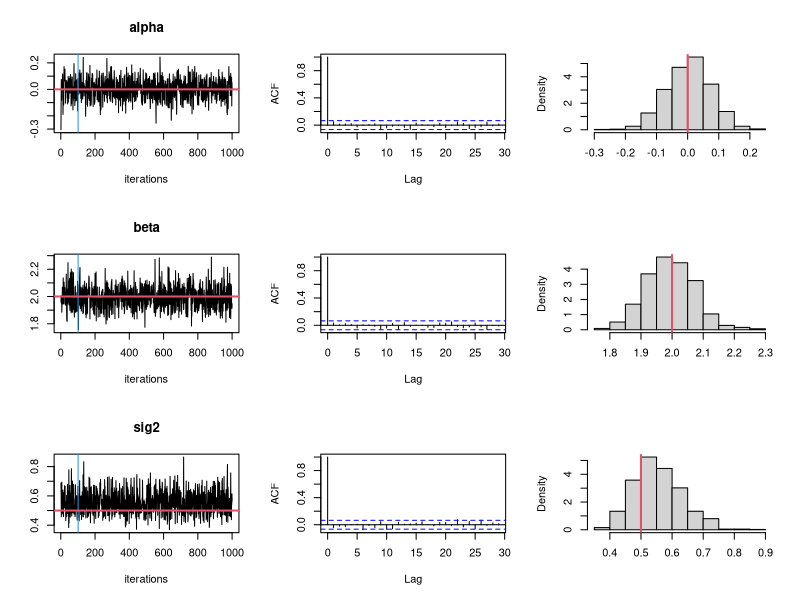

The R source for this figure:
# GSlinreg.R
#
# MCMC Gibbs for simple linear regression example
# Simulating the data
set.seed(1244)
n=100; alpha=0; beta=2; sig2=0.5; true=c(alpha,beta,sig2)
x=rnorm(n)
y=rnorm(n,alpha+beta*x,sqrt(sig2))

# Prior hyperparameters
alpha0=0; tau2a=10; beta0=0; tau2b=10; nu0=3; s02=1; nu0s02=nu0*s02

# Setting up starting values
alpha=0; beta=0; sig2=1

# Gibbs sampler
M = 1000
draws = matrix(0,M,3)
for (i in 1:M){
var = 1/(1/tau2a+n/sig2)
mean = var*(sum(y-beta*x)/sig2+alpha0/tau2a)
alpha = rnorm(1,mean,sqrt(var))
var = 1/(1/tau2b+sum(x^2)/sig2)
mean = var*(sum((y-alpha)*x)/sig2+beta0/tau2b)
beta = rnorm(1,mean,sqrt(var))
sig2 = 1/rgamma(1,(nu0+n)/2,(nu0s02+sum((y-alpha-beta*x)^2)/2))
draws[i,] = c(alpha,beta,sig2)
}
# Markov chains + marginal posterior
names = c("alpha","beta","sig2")
ind = 101:M
par(mfrow=c(3,3))
for (i in 1:3){
ts.plot(draws[,i],xlab="iterations",ylab="",main=names[i])
abline(v=ind[1],col=4)
abline(h=true[i],col=2,lwd=2)
acf(draws[ind,i],main="")
hist(draws[ind,i],prob=T,main="",xlab="")
abline(v=true[i],col=2,lwd=2)
}
